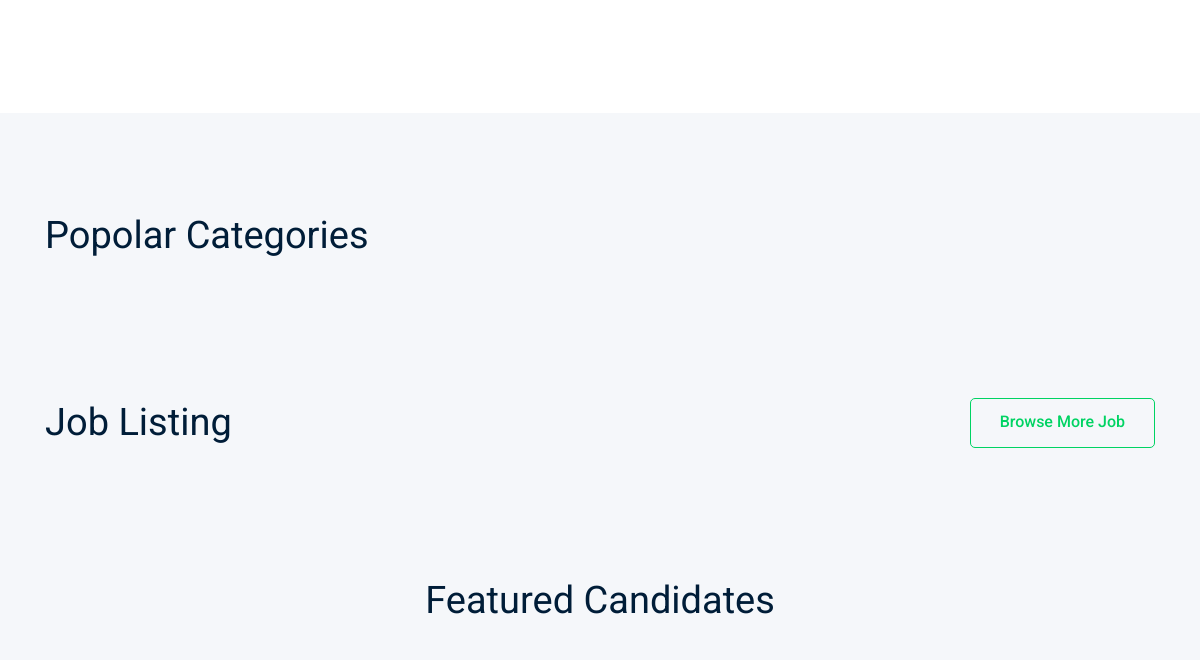
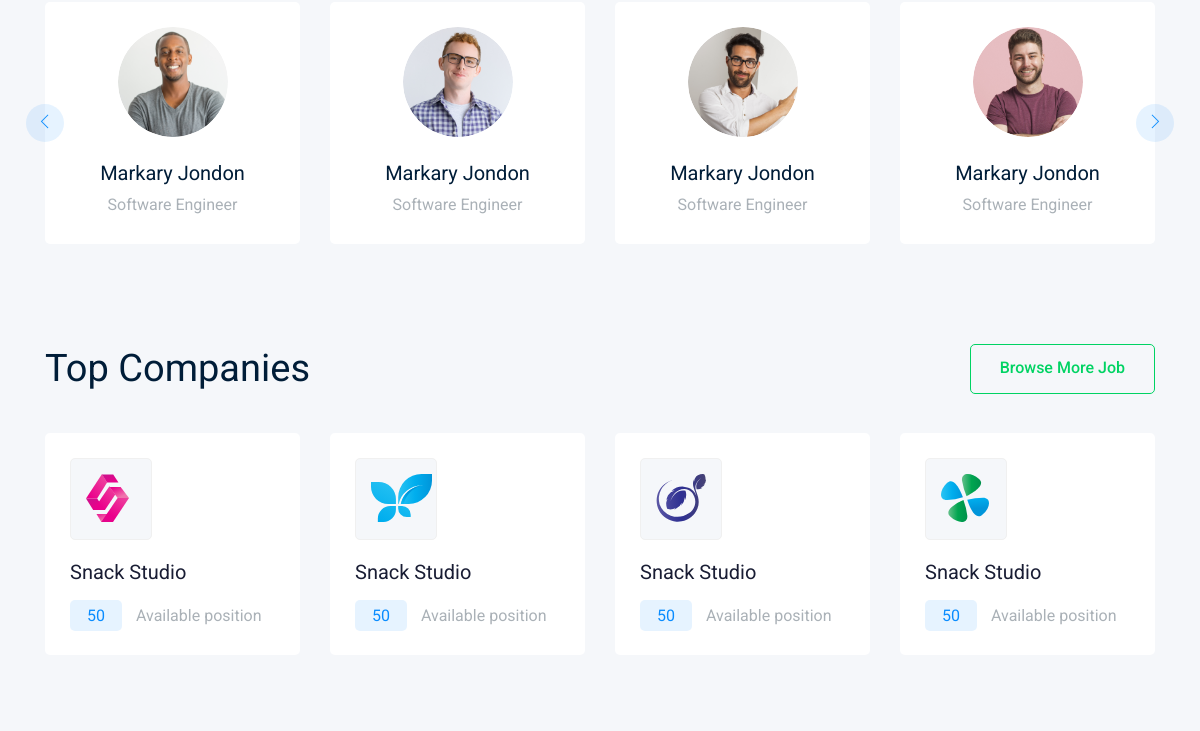
Before: / (middle part) with the older database file (2 pictures, top to bottom).
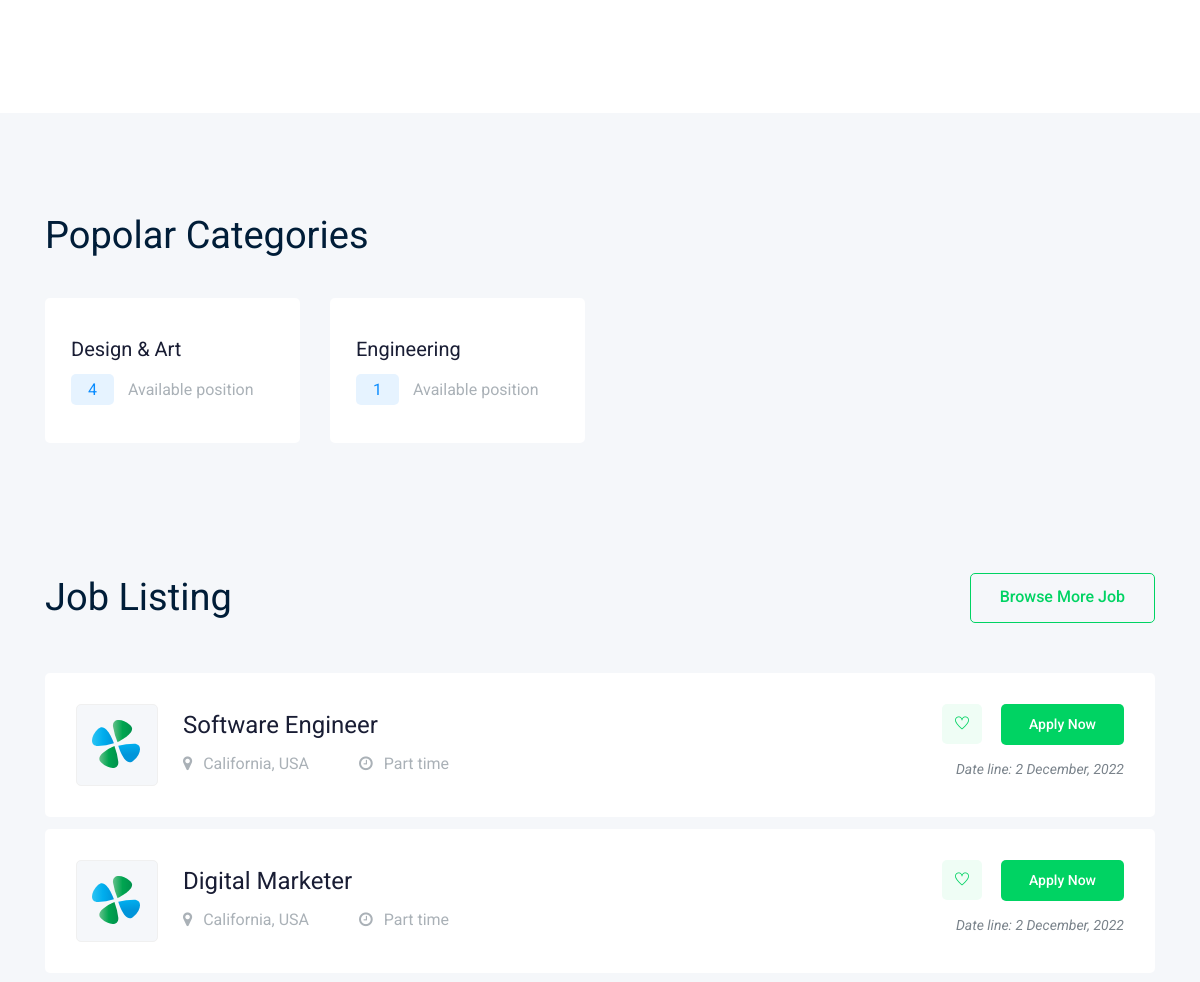
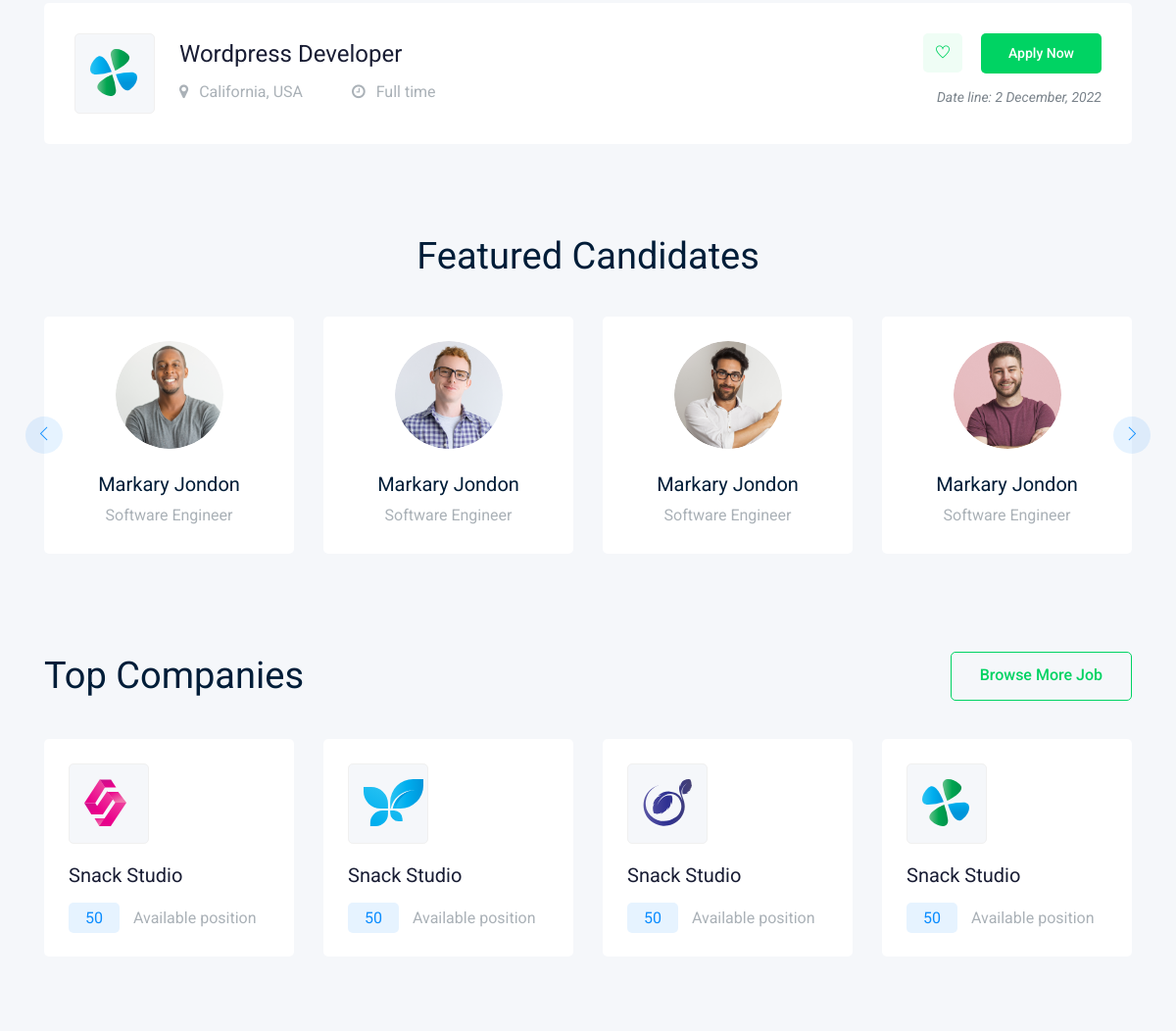
After: the same page with the newer database file (2 pictures, top to bottom).
### tables this page shows
CREATE TABLE `jobs` (
  `id` int NOT NULL,
  `title` varchar(255) NOT NULL,
  `description` text NOT NULL,
  `city` int NOT NULL,
  `job_nature` int NOT NULL,
  `category` int NOT NULL,
  `salary_from` int DEFAULT NULL,
  `salary_to` int DEFAULT NULL,
  `vacancy_tally` int NOT NULL,
  `published` datetime NOT NULL
);

CREATE TABLE `city` (
  `id` int NOT NULL,
  `country` int NOT NULL,
  `citys` varchar(255) NOT NULL
);

CREATE TABLE `country` (
  `id` int NOT NULL,
  `countries` varchar(255) NOT NULL
);

CREATE TABLE `job_nature` (
  `id` int NOT NULL,
  `job_natures` varchar(11) NOT NULL
);

### parts/job_list.php (the view)
<div class="col-lg-12 col-md-12">
    <div class="single_jobs white-bg d-flex justify-content-between">
        <div class="jobs_left d-flex align-items-center">
            <div class="thumb">
                <img src="img/svg_icon/1.svg" alt="">
            </div>
            <div class="jobs_conetent">
                <a href="job_details.html"><h4><?=$job['title']?></h4></a>
                <div class="links_locat d-flex align-items-center">
                    <div class="location">
                        <p> <i class="fa fa-map-marker"></i> <?=$job['citys']?>, <?=$job['countries']?></p>
                    </div>
                    <div class="location">
                        <p> <i class="fa fa-clock-o"></i> <?=$job['job_natures']?></p>
                    </div>
                </div>
            </div>
        </div>
        <div class="jobs_right">
            <div class="apply_now">
                <a class="heart_mark" href="#"> <i class="ti-heart"></i> </a>
                <a href="job_details.html" class="boxed-btn3">Apply Now</a>
            </div>
            <div class="date">
                <p>Date line: <?=date( "j F, Y" , strtotime($job['published']) )?></p>
            </div>
        </div>
    </div>
</div>

### www/index.php (shortened to what this page needs)
<?php
    $db = require $_SERVER['DOCUMENT_ROOT'] . '/common/db.php';
    $jobs = $db->query("
    SELECT title, citys, countries, job_natures, published
    FROM jobs
    JOIN city on city.id = jobs.city
    JOIN job_nature ON job_nature.id = jobs.job_nature
    JOIN country ON country.id = city.country")->fetchAll(PDO::FETCH_ASSOC);
    $categories = $db->query("
    SELECT SUM(jobs.vacancy_tally) as sum, jobs.category, category.categories
    FROM jobs
    JOIN category ON category.id = jobs.category
    GROUP BY category
    ORDER BY sum DESC limit 8")->fetchAll(PDO::FETCH_ASSOC);
?>
<!doctype html>
<html class="no-js" lang="zxx">
<head>
    <link rel="stylesheet" href="css/bootstrap.min.css">
    <link rel="stylesheet" href="css/owl.carousel.min.css">
    <link rel="stylesheet" href="css/magnific-popup.css">
    <link rel="stylesheet" href="css/font-awesome.min.css">
    <link rel="stylesheet" href="css/themify-icons.css">
    <link rel="stylesheet" href="css/nice-select.css">
    <link rel="stylesheet" href="css/flaticon.css">
    <link rel="stylesheet" href="css/gijgo.css">
    <link rel="stylesheet" href="css/animate.min.css">
    <link rel="stylesheet" href="css/slicknav.css">
    <link rel="stylesheet" href="css/style.css">
</head>
<body>
    <div class="catagory_area">
        <div class="container">
            <div class="row">
                <div class="col-lg-12">
                    <div class="popular_search d-flex align-items-center">
                        <ul>
                        </ul>
                    </div>
                </div>
            </div>
        </div>
    </div>
    <div class="popular_catagory_area">
        <div class="container">
            <div class="row">
                <div class="col-lg-12">
                    <div class="section_title mb-40">
                        <h3>Popolar Categories</h3>
                    </div>
                </div>
            </div>
            <div class="row">
                <?php foreach ($categories as $category):?>
                    <?php require $_SERVER['DOCUMENT_ROOT'] . '/parts/pop_category.php'; ?>
                <?php endforeach; ?>
            </div>
        </div>
    </div>
    <div class="job_listing_area">
        <div class="container">
            <div class="row align-items-center">
                <div class="col-lg-6">
                    <div class="section_title">
                        <h3>Job Listing</h3>
                    </div>
                </div>
                <div class="col-lg-6">
                    <div class="brouse_job text-right">
                        <a href="jobs.php" class="boxed-btn4">Browse More Job</a>
                    </div>
                </div>
            </div>
            <div class="job_lists">
                <div class="row">
                    <?php foreach ($jobs as $job):?>
                        <?php require $_SERVER['DOCUMENT_ROOT'] . '/parts/job_list.php'?>
                    <?php endforeach; ?>
                </div>
            </div>
        </div>
    </div>
    <div class="featured_candidates_area">
        <div class="container">
            <div class="row">
                <div class="col-lg-12">
                    <div class="section_title text-center mb-40">
                        <h3>Featured Candidates</h3>
                    </div>
                </div>
            </div>
            <div class="row">
                <div class="col-lg-12">
                    <div class="candidate_active owl-carousel">
                        <div class="single_candidates text-center">
                            <div class="thumb">
                                <img src="img/candiateds/1.png" alt="">
                            </div>
                            <a href="#"><h4>Markary Jondon</h4></a>
                            <p>Software Engineer</p>
                        </div>
                        <div class="single_candidates text-center">
                            <div class="thumb">
                                <img src="img/candiateds/2.png" alt="">
                            </div>
                            <a href="#"><h4>Markary Jondon</h4></a>
                            <p>Software Engineer</p>
                        </div>
                        <div class="single_candidates text-center">
                            <div class="thumb">
                                <img src="img/candiateds/3.png" alt="">
                            </div>
                            <a href="#"><h4>Markary Jondon</h4></a>
                            <p>Software Engineer</p>
                        </div>
                        <div class="single_candidates text-center">
                            <div class="thumb">
                                <img src="img/candiateds/4.png" alt="">
                            </div>
                            <a href="#"><h4>Markary Jondon</h4></a>
                            <p>Software Engineer</p>
                        </div>
                    </div>
                </div>
            </div>
        </div>
    </div>
    <div class="top_companies_area">
        <div class="container">
            <div class="row align-items-center mb-40">
                <div class="col-lg-6 col-md-6">
                    <div class="section_title">
                        <h3>Top Companies</h3>
                    </div>
                </div>
                <div class="col-lg-6 col-md-6">
                    <div class="brouse_job text-right">
                        <a href="jobs.php" class="boxed-btn4">Browse More Job</a>
                    </div>
                </div>
            </div>
            <div class="row">
                <div class="col-lg-4 col-xl-3 col-md-6">
                    <div class="single_company">
                        <div class="thumb">
                            <img src="img/svg_icon/5.svg" alt="">
                        </div>
                        <a href="jobs.php"><h3>Snack Studio</h3></a>
                        <p> <span>50</span> Available position</p>
                    </div>
                </div>
                <div class="col-lg-4 col-xl-3 col-md-6">
                    <div class="single_company">
                        <div class="thumb">
                            <img src="img/svg_icon/4.svg" alt="">
                        </div>
                        <a href="jobs.php"><h3>Snack Studio</h3></a>
                        <p> <span>50</span> Available position</p>
                    </div>
                </div>
                <div class="col-lg-4 col-xl-3 col-md-6">
                    <div class="single_company">
                        <div class="thumb">
                            <img src="img/svg_icon/3.svg" alt="">
                        </div>
                        <a href="jobs.php"><h3>Snack Studio</h3></a>
                        <p> <span>50</span> Available position</p>
                    </div>
                </div>
                <div class="col-lg-4 col-xl-3 col-md-6">
                    <div class="single_company">
                        <div class="thumb">
                            <img src="img/svg_icon/1.svg" alt="">
                        </div>
                        <a href="jobs.php"><h3>Snack Studio</h3></a>
                        <p> <span>50</span> Available position</p>
                    </div>
                </div>
            </div>
        </div>
    </div>
</body>
</html>

### parts/pop_category.php
<div class="col-lg-4 col-xl-3 col-md-6">
    <div class="single_catagory">
        <a href="jobs.php?category=<?=$category['category']?>"><h4><?=$category['categories']?></h4></a>
        <p> <span><?=$category['sum']?></span> Available position</p>
    </div>
</div>

Changed rows visible on the page:
added jobs: title "Software Engineer", city.citys "California", country.countries "USA", job_nature.job_natures "Part time", published "2 December, 2022"
added jobs: title "Digital Marketer", city.citys "California", country.countries "USA", job_nature.job_natures "Part time", published "2 December, 2022"
added jobs: title "Wordpress Developer", city.citys "California", country.countries "USA", job_nature.job_natures "Full time", published "2 December, 2022"
Other visible differences:
new list line: "Design & Art 4 Available position"
new list line: "Engineering 1 Available position"
